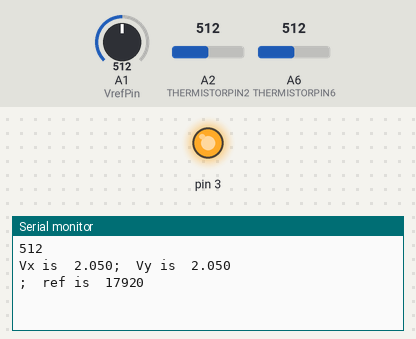
A sketch run on a simulated Arduino Nano, built with avr-gcc and run on an emulated ATmega328P. On the bench: output pins drawn as LEDs (lit = HIGH), the last lines printed to the serial monitor. The test bench sets the inputs (shaded band); at power-on: A1 (VrefPin) = 512, A2 (THERMISTORPIN2) = 512, A6 (THERMISTORPIN6) = 512.

Above: at 1.7 s.
1.8 s: A1 (VrefPin) set to 0
At 3.9 s:
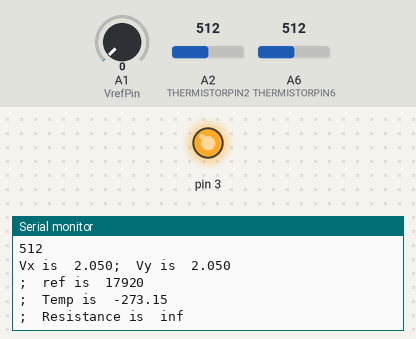
4.8 s: A2 (THERMISTORPIN2) set to 0
At 7.0 s:
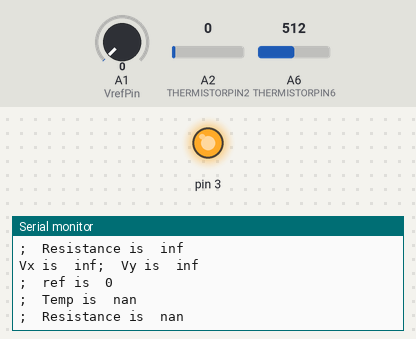
7.8 s: A6 (THERMISTORPIN6) set to 0
At 10.6 s:
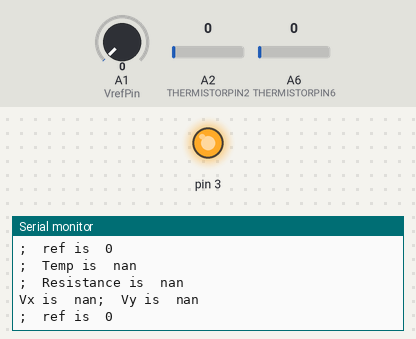
10.8 s: A2 (THERMISTORPIN2) set to 35
At 14.4 s:
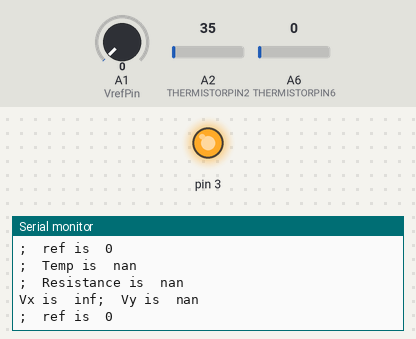

The sketch:

voltage_ref_analog_pin.ino
```cpp
/*
 * Wire voltage reference to A1, Thermistor to A2, 1k resistor between A6 and 3.3v
 * V0 =A2 = VxPin
 * vcc = A6 = VyPin
 * Vo = R / (R + 10K) * Vcc
 * R=10k/(vcc/vo)
 */
#include <SPI.h>
#include "SdFat.h"

// SD chip select pin.  A0 on riverlabs board = 14
const uint8_t chipSelect = 14;

//==============================================================================
// User functions.  Edit writeHeader() and logData() for your requirements.
///setup temperature sensor parameters
 // which analog pin for Temp measurement
#define THERMISTORNOMINAL 10000   // resistance at 25 degrees C
#define TEMPERATURENOMINAL 25   // temp. for nominal resistance (almost always 25 C)
#define BCOEFFICIENT 3435  // The beta coefficient of the thermistor (usually 3000-4000)r
#define SERIESRESISTOR 10000    // the value of the 'other' resisto
#define THERMISTORPIN1 A1
#define THERMISTORPIN2 A2
#define THERMISTORPIN6 A6
int NUMSAMPLES_25 = 25;
//Analog input pin assignments

#define VrefPin A1     // pin A0 - the pin our reference is connected to
#define VxPin A2       // use will use analog pin 1 for voltage x
#define VyPin A6       // use will use analog pin 2 for voltage y

// for voltage conversion
float vRef = 2.05; // the accurate value of your reference eg 4.096
/* *** change the value to match the reference voltage you are using  ***  */
long nX, nY, nRef; //the value we read from the ADC
float vX, vY, T,R;  //measured voltage values after calibration correction

//---------------------------------------------------------------------
//---------------------------------------------------------------------------------------------------------
// sampling parameters

int nSamp = 5;   // Number of Samples to take for each reading
int nTimes = 7; //number of times to aggregate samples
int interval = 7; //milliseconds interval between successive readings

//take a set of "count" readings from selected analog input, with a delay of "pause" between readings.
long readInput(int pin, int count, int pause) {
  int n = analogRead( pin); // dummy read
  n = 0; // initialise for aggregation
  delay(pause);
  for (int i = 0; i < count; i++ ) {
   n += analogRead( pin);
    delay(pause); //short delay between readings - could use millis instead
  }
  return n ; //returns a number count * reading
}

// Convert the number reading to voltage
float convReadings(long nZ, long nR, float vR)
{
 float ztrue = (vR * nZ) / nR; //apply correction
 // provided Vref and Vx .. Vy are measured the SAME number of times they cancel out. Vx*10 / Vref*10 is the same as Vx/Vref
  return (ztrue); //return the result as a voltage
}
//------------------
float convert2Temp(float vy, float vx){
float average;

  // convert the value to resistance

  average = (SERIESRESISTOR * vx) / (vy - vx) ;

  float steinhart;
  steinhart = average / THERMISTORNOMINAL;     // (R/Ro)
  steinhart = log(steinhart);                  // ln(R/Ro)
  steinhart /= BCOEFFICIENT;                   // 1/B * ln(R/Ro)
  steinhart += 1.0 / (TEMPERATURENOMINAL + 273.15); // + (1/To)
  steinhart = 1.0 / steinhart;                 // Invert
  steinhart -= 273.15;                         // convert to C
//  Serial.print(THERMISTORPIN);
// Serial.print(",  ");
return steinhart;
}


//------------------------------------------------------------------------------
void setup() {

  pinMode(3, OUTPUT);
  digitalWrite(3, HIGH);
  delay(500);

  Serial.begin(9600);
  nRef = analogRead(VrefPin);
  delay(10);
  Serial.println(nRef);
}
//------------------------------------------------------------------------------
void loop() {
 nX=0; nY=0; nRef=0; T=0; R=0; //initialise values to prepare for aggregation
  for(int m=0; m<nTimes; m++){
    nX += readInput(VxPin, nSamp, interval);
    nY += readInput(VyPin, nSamp, interval);
    nRef += readInput(VrefPin, nSamp, interval);
  }
  // at this point we have the numbers corresponding to all the input readings * count * nTimes
  vX = convReadings(nX, nRef, vRef);
  vY = convReadings(nY, nRef, vRef);
  Serial.print("Vx is  ");
  Serial.print(vX, 3);
  Serial.print(";  Vy is  ");
  Serial.print(vY, 3);
  Serial.println(" ");
  Serial.print(";  ref is  ");
  Serial.println(nRef);
  delay(2000);
  T = convert2Temp(vY,vX);
  Serial.print(";  Temp is  ");
  Serial.println(T);
  R =  (SERIESRESISTOR * vX) / (vY - vX);
  Serial.print(";  Resistance is  ");
  Serial.println(R);
}
```

Measured:
- after the input at 7.8 s, the serial monitor: prints a new line after 2.3 s (image 3)
- after the input at 10.8 s, the serial monitor: prints a new line after 2.2 s (image 4)
